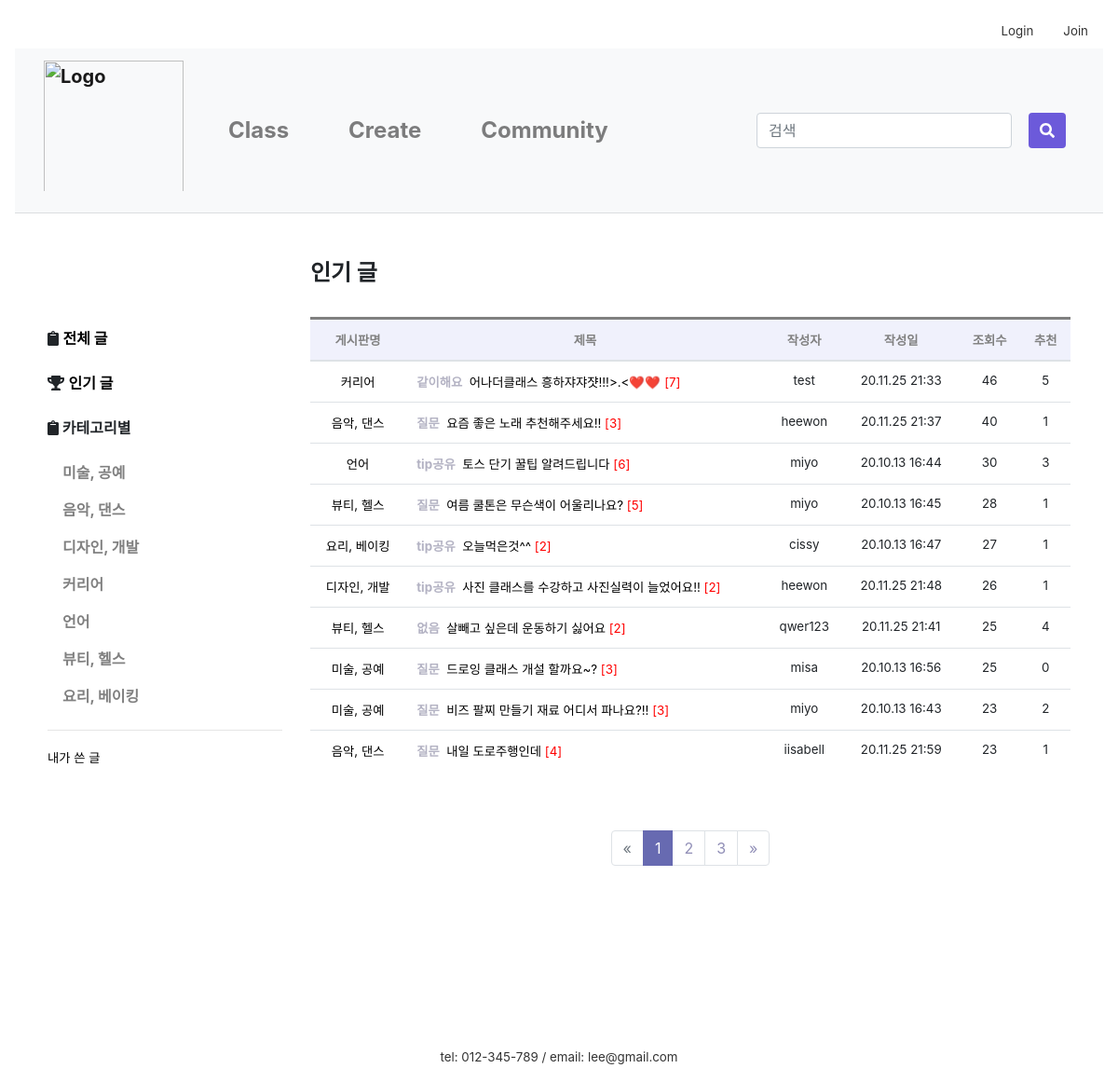
/community/best/, run on an earlier commit of the app's database.
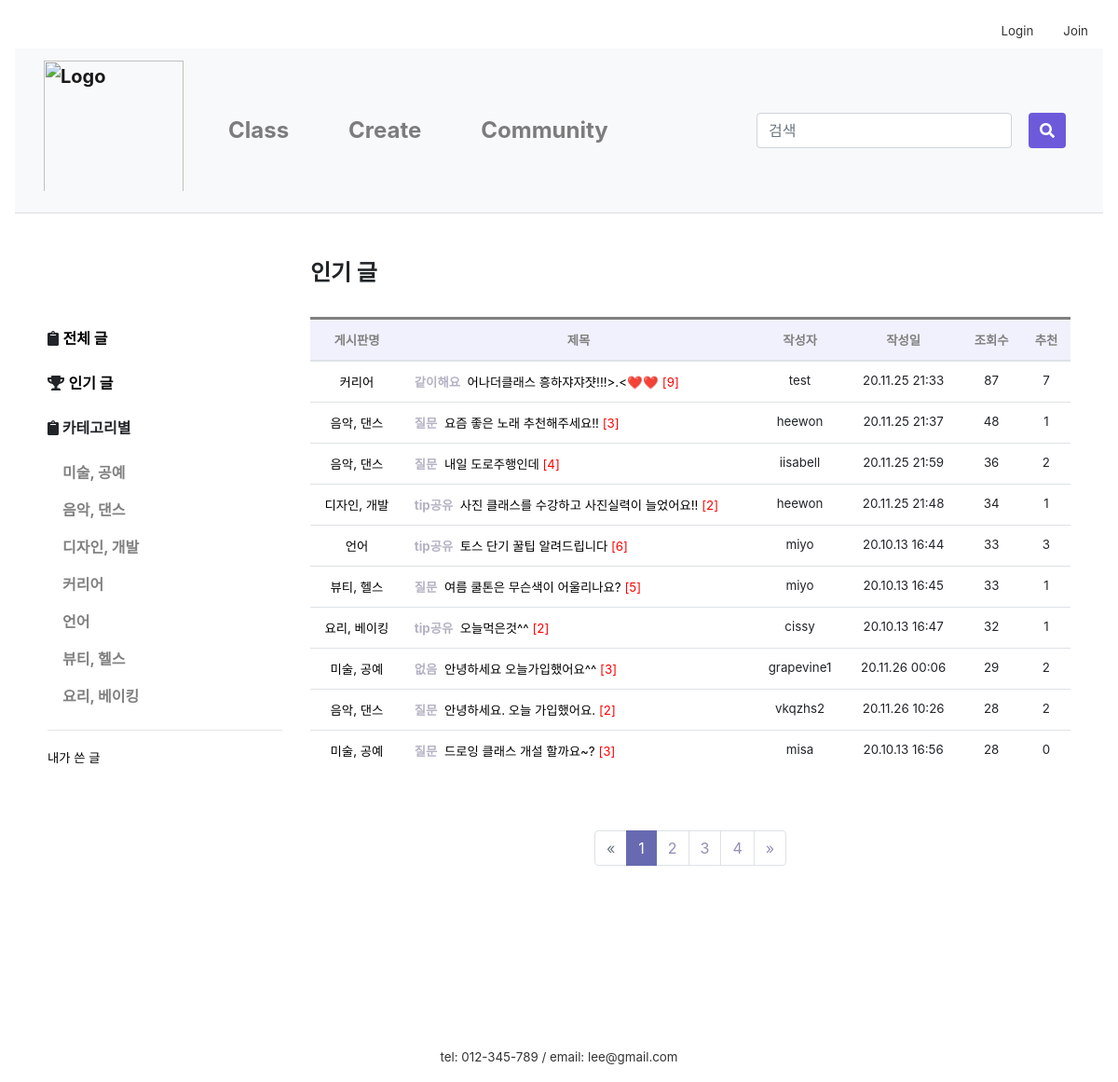
And on a later commit of the database.
### firstApp/models.py (models this page shows, shortened)
class Category(models.Model):
    name = models.CharField(max_length=20)
    def __str__(self):
        return self.name

class Post(models.Model):
    author = models.ForeignKey(settings.AUTH_USER_MODEL, on_delete=models.CASCADE, default=1)
    category = models.ForeignKey('firstApp.Category', on_delete=models.CASCADE, default=2)
    bullet = models.ForeignKey('firstApp.Bullet', on_delete=models.CASCADE, default=1)
    title = models.CharField(max_length=60)
    text = RichTextUploadingField()
    created_date = models.DateTimeField(default=timezone.now)
    published_date = models.DateTimeField(blank=True, null=True)
    views = models.PositiveIntegerField(default=0)
    recommendations = models.PositiveIntegerField(default=0)
    recommend_user = models.ManyToManyField(settings.AUTH_USER_MODEL, related_name='recommend_post')
    no_recommendations = models.PositiveIntegerField(default=0)
    no_recommend_user = models.ManyToManyField(settings.AUTH_USER_MODEL, related_name='no_recommend_post')
    class Meta:
        ordering = ['-id']

class Bullet(models.Model):
    name = models.CharField(max_length=20)
    def __str__(self):
        return self.name

### firstApp/views.py (the view)
# urls.py: path('community/best/', views.bestPost, name='bestPost'),
def bestPost(request):
    cate_list = Category.objects.all()
    post_list = Post.objects.order_by('-views', '-recommendations')
    page = request.GET.get('page', 1)
    paginator = Paginator(post_list, 10)
    try:
        posts = paginator.page(page)
    except PageNotAnInteger:
        posts = paginator.page(1)
    except EmptyPage:
        posts = paginator.page(paginator.num_pages)
    return render(request, 'firstApp/community.html', {
       'posts': posts, 'cate_list': cate_list, 'cateName': "인기 글", 'cateId': "0", 'page': page})

### firstApp/templates/firstApp/community.html (shortened to what the changed rows need)
{% extends 'firstApp/base.html'%}
{% load static %}
{% block content %}
<link href="{% static 'css/paginate.css' %}" rel="stylesheet">
<link href="{% static 'css/community.css' %}" rel="stylesheet">
<div id="main">
    <div class="container">
        <div class="row">
            <div class="col-sm-3">
                <br><br><br>
                <div class="web_sidebar">
                    <ul>
                        <br>
                        <br>
                        <ul class="nav flex-column">
                            {% for category in cate_list %}
                            <li>
                                <a class="nav-link community-nav-link font-weight-bold"
                                   href="/community/?cateId={{category.pk}}">
                                    {{category.name}}
                                </a>
                            </li>
                            {% endfor %}
                        </ul>
                    </ul>
                </div>
            </div>
            <div class="col-sm-9 post_list" style="margin:0;">
                <br>
                <div class="blog-post-area">
                    <table class="table" style="border-top-style:solid;">
                        <thead>
                        <tr class="lighter text-center">
                            <th class="col1">게시판명</th>
                            <th class="col2">제목</th>
                            <th class="col3">작성자</th>
                            <th class="col4">작성일</th>
                            <th class="col5">조회수</th>
                            <th class="col6">추천</th>
                        </tr>
                        </thead>
                        {% for post in posts %}
                        <tr>
                            <td class="lighter text-center col1">
                                <a class="a_underline"
                                   href="{% url 'community'%}?cateId={{post.category.pk}}">
                                    {{ post.category }}
                                </a>
                            </td>
                            <td class="lighter col2">
                                <span style="color:#B3B2C3; font-weight:bold;">{{ post.bullet }}</span>&nbsp;
                                <a class="a_underline"
                                   href="{% url 'post_detail' post.pk %}?cateId={{cateId}}&page={{page}}">
                                    {{ post.title|truncatechars:30}}
                                </a>
                                <span class="lighter" style="color:red;">[{{ post.comments.count|add:post.ccomments.count }}]</span>
                            </td>
                            <td class="lighter text-center col3">{{post.author}}</td>
                            <td class="lighter text-center col4">{{post.created_date|date:'y.m.d H:i'}}</td>
                            <td class="lighter text-center col5">{{post.views}}</td>
                            <td class="lighter text-center col6">{{post.recommendations}}</td>
                        </tr>
                        {% empty %}
                        <tr>
                            <td colspan="6"><p class="text-center" style="padding:20%">해당 게시물은 존재하지
                                않습니다.</p>
                            </td>
                        </tr>
                        {% endfor %}
                    </table>
                </div>
                {% if cateId != "0"%}
                <div class="community_search_bar">
                    <form action=""
                          class="form-inline d-flex justify-content-center md-form form-sm active-cyan-2 mt-2"
                          method="get">
                        <input name="cateId" type="hidden" value="{{cateId}}">
                        <div class="search_criteria text-center">
                            <select class="form-control form-control-sm mr-3 w-15 select_b" name="b">
                                <option value="">전체</option>
                                {% for bullet in bullets %}
                                <option value="{{bullet.pk}}">{{ bullet.name }}</option>
                                {% endfor %}
                            </select>
                            <select class="form-control form-control-sm mr-3 w-15 select_c" name="c">
                                <option value="1">제목+내용</option>
                                <option value="2">작성자</option>
                            </select>
                        </div>
                        <input aria-label="Search" class="form-control form-control-sm mr-3 w-50 search_k"
                               name="k"
                               placeholder="검색어를 입력해주세요." type="text" value="{{ k }}">
                        <span class="community_search_icon">
							<input type="submit" value="검색">
						</span>
                    </form>
                </div>
                {% else %}
                <br><br>
                {% endif %}
                {% if posts.has_other_pages %}
                <nav aria-label="Page navigation example">
                    <ul class="pagination justify-content-center">
                        {% for i in posts.paginator.page_range %}
                        {% if posts.number == i %}
                        <li class="page-item active">
                            <a class="page-link" href="#">{{ i }}</a>
                        </li>
                        {% else %}
                        <li class="page-item"><a class="page-link"
                                                 href="?cateId={{cateId}}&c={{c}}&k={{k}}&page={{ i }}">{{ i }}</a></li>
                        {% endif %}
                        {% endfor %}
                    </ul>
                </nav>
                {% endif %}
            </div>
        </div>
    </div>
</div>
{% endblock content %}

What changed in the data, as far as the page shows it:
no longer on this page (row edited): Post: category "뷰티, 헬스", bullet "없음", title "살빼고 싶은데 운동하기 싫어요", comments.count|add "2", author "qwer123", created_date "20.11.25 21:41", views "25", recommendations "4"
no longer on this page (row edited): Post: category "미술, 공예", bullet "질문", title "비즈 팔찌 만들기 재료 어디서 파나요?!!", comments.count|add "3", author "miyo", created_date "20.10.13 16:43", views "23", recommendations "2"
changed Post "어나더클래스 흥하쟈쟈쟛!!!>.<❤️❤️": comments.count|add "7" → "9"; views "46" → "87"; recommendations "5" → "7"
changed Post "요즘 좋은 노래 추천해주세요!!": views "40" → "48"
changed Post "내일 도로주행인데": views "23" → "36"; recommendations "1" → "2"; moves up the list
changed Post "사진 클래스를 수강하고 사진실력이 늘었어요!!": views "26" → "34"; moves up the list
changed Post "토스 단기 꿀팁 알려드립니다": views "30" → "33"
changed Post "여름 쿨톤은 무슨색이 어울리나요?": views "28" → "33"
changed Post "오늘먹은것^^": views "27" → "32"
now on this page (row edited): Post: category "미술, 공예", bullet "없음", title "안녕하세요 오늘가입했어요^^", comments.count|add "3", author "grapevine1", created_date "20.11.26 00:06", views "29", recommendations "2"
added Post: category "음악, 댄스", bullet "질문", title "안녕하세요. 오늘 가입했어요.", comments.count|add "2", author "vkqzhs2", created_date "20.11.26 10:26", views "28", recommendations "2"
changed Post "드로잉 클래스 개설 할까요~?": views "25" → "28"
Also different on the page:
new list line: "4"
